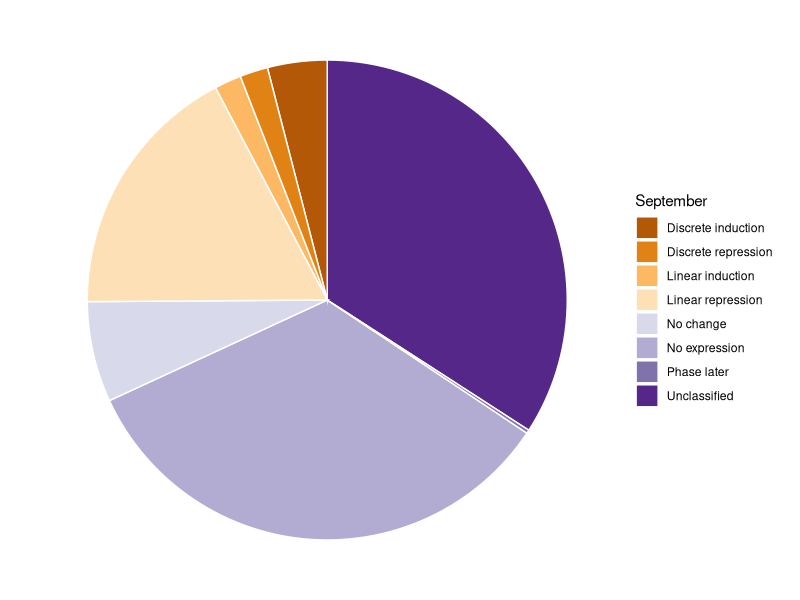
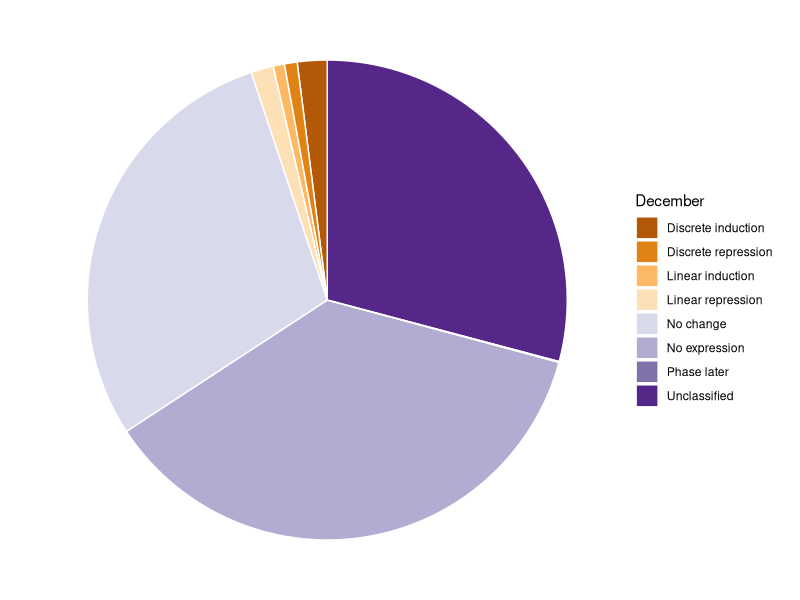
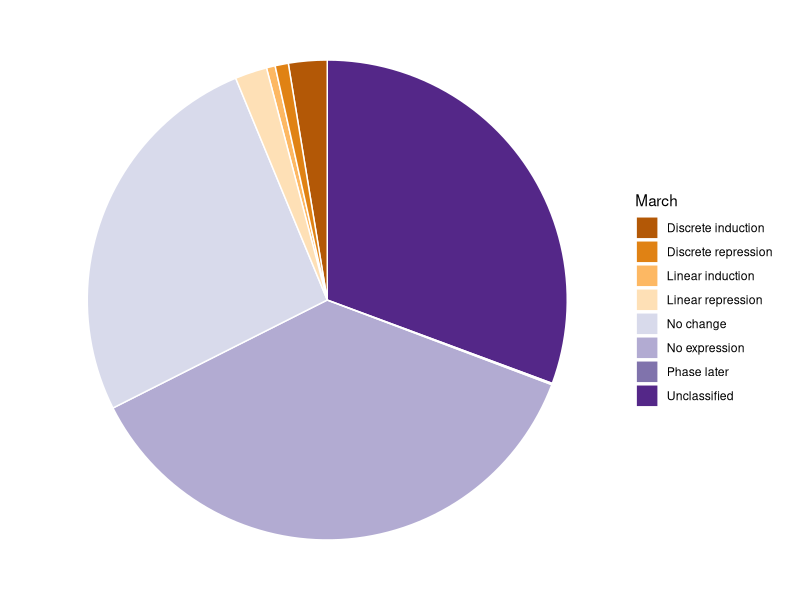
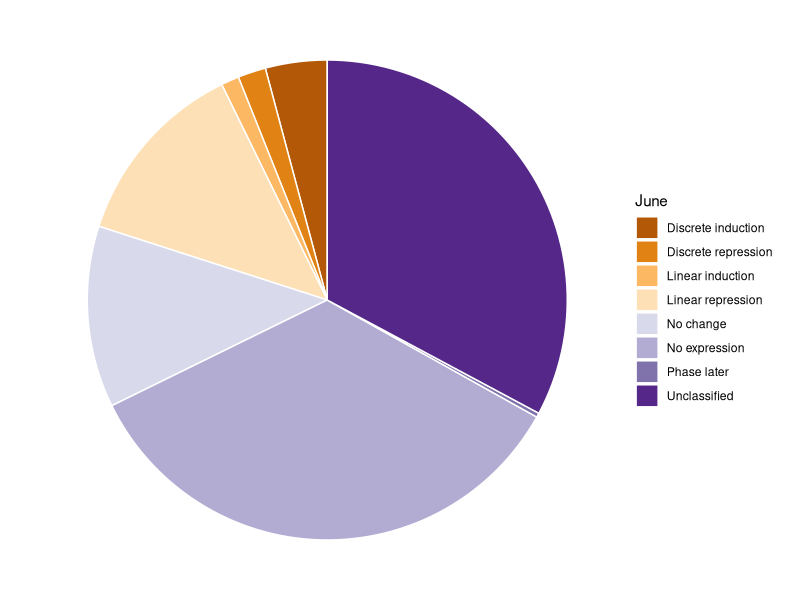

The R source for these figures, in order:
library(ggplot2)
library(readxl)
library(tidyverse)

classes <- read_tsv("classification_max_with_noise_2024_04_25.txt", col_names = TRUE) 
classes <- as.data.frame(classes)


September_counts <- classes %>%
  count(September) %>%
  group_by(September) 

September_counts

September_counts <- September_counts %>% mutate(September = replace(September, September== "X1", "No expression"))
September_counts <- September_counts %>% mutate(September = replace(September, September== "X2", "No change"))
September_counts <- September_counts %>% mutate(September = replace(September, September== "X3", "Cyclic induction"))
September_counts <- September_counts %>% mutate(September = replace(September, September== "X4", "Cyclic repression"))
September_counts <- September_counts %>% mutate(September = replace(September, September== "X5", "Linear induction"))
September_counts <- September_counts %>% mutate(September = replace(September, September== "X6", "Linear repression"))
September_counts <- September_counts %>% mutate(September = replace(September, September== "X7", "Phase later"))
September_counts <- September_counts %>% mutate(September = replace(September, September== "X8", "Discrete induction"))
September_counts <- September_counts %>% mutate(September = replace(September, September== "X9", "Discrete repression"))
September_counts <- September_counts %>% mutate(September = replace(September, September== "X10","Unclassified"))

September_counts

September_pie <- ggplot(September_counts, aes(x="", y=n, fill=September)) +
  geom_bar(stat="identity", width=1, color="white") +
  coord_polar("y", start=0) +
  scale_fill_brewer(palette="PuOr")+
  theme_void() # remove background, grid, numeric labels


ggsave(plot=September_pie, "FigureSupp_September_pie_250122.pdf", width = 210, height = 297, units = "mm", dpi = "retina")



December_counts <- classes %>%
  count(December) %>%
  group_by(December) 


December_counts <- December_counts %>% mutate(December = replace(December, December== "X1", "No expression"))
December_counts <- December_counts %>% mutate(December = replace(December, December== "X2", "No change"))
December_counts <- December_counts %>% mutate(December = replace(December, December== "X3", "Cyclic induction"))
December_counts <- December_counts %>% mutate(December = replace(December, December== "X4", "Cyclic repression"))
December_counts <- December_counts %>% mutate(December = replace(December, December== "X5", "Linear induction"))
December_counts <- December_counts %>% mutate(December = replace(December, December== "X6", "Linear repression"))
December_counts <- December_counts %>% mutate(December = replace(December, December== "X7", "Phase later"))
December_counts <- December_counts %>% mutate(December = replace(December, December== "X8", "Discrete induction"))
December_counts <- December_counts %>% mutate(December = replace(December, December== "X9", "Discrete repression"))
December_counts <- December_counts %>% mutate(December = replace(December, December== "X10", "Unclassified"))

December_counts

December_pie <- ggplot(December_counts, aes(x="", y=n, fill=December)) +
  geom_bar(stat="identity", width=1, color="white") +
  coord_polar("y", start=0) +
  scale_fill_brewer(palette="PuOr")+
  theme_void() # remove background, grid, numeric labels


ggsave(plot=December_pie, "FigureSupp_December_pie_250122.pdf", width = 210, height = 297, units = "mm", dpi = "retina")


March_counts <- classes %>%
  count(March) %>%
  group_by(March) 

March_counts <- March_counts %>% mutate(March = replace(March, March== "X1", "No expression"))
March_counts <- March_counts %>% mutate(March = replace(March, March== "X2", "No change"))
March_counts <- March_counts %>% mutate(March = replace(March, March== "X3", "Cyclic induction"))
March_counts <- March_counts %>% mutate(March = replace(March, March== "X4", "Cyclic repression"))
March_counts <- March_counts %>% mutate(March = replace(March, March== "X5", "Linear induction"))
March_counts <- March_counts %>% mutate(March = replace(March, March== "X6", "Linear repression"))
March_counts <- March_counts %>% mutate(March = replace(March, March== "X7", "Phase later"))
March_counts <- March_counts %>% mutate(March = replace(March, March== "X8", "Discrete induction"))
March_counts <- March_counts %>% mutate(March = replace(March, March== "X9", "Discrete repression"))
March_counts <- March_counts %>% mutate(March = replace(March, March== "X10", "Unclassified"))

March_counts

March_pie <- ggplot(March_counts, aes(x="", y=n, fill=March)) +
  geom_bar(stat="identity", width=1, color="white") +
  coord_polar("y", start=0) +
  scale_fill_brewer(palette="PuOr")+
  theme_void() # remove background, grid, numeric labels

ggsave(plot=March_pie, "FigureSupp_March_pie_250122.pdf", width = 210, height = 297, units = "mm", dpi = "retina")


Classes_June <- classes


Classes_June <- Classes_June %>% mutate(June = replace(June, June== "X1", "No expression"))
Classes_June <- Classes_June %>% mutate(June = replace(June, June== "X2", "No change"))
Classes_June <- Classes_June %>% mutate(June = replace(June, June== "X3", "Unclassified"))
Classes_June <- Classes_June %>% mutate(June = replace(June, June== "X4", "Unclassified"))
Classes_June <- Classes_June %>% mutate(June = replace(June, June== "X5", "Linear induction"))
Classes_June <- Classes_June %>% mutate(June = replace(June, June== "X6", "Linear repression"))
Classes_June <- Classes_June %>% mutate(June = replace(June, June== "X7", "Phase later"))
Classes_June <- Classes_June %>% mutate(June = replace(June, June== "X8", "Discrete induction"))
Classes_June <- Classes_June %>% mutate(June = replace(June, June== "X9", "Discrete repression"))
Classes_June <- Classes_June %>% mutate(June = replace(June, June== "X10", "Unclassified"))


June_counts <-Classes_June %>%
  count(June) %>%
  group_by(June) 
June_counts

#June_counts <- June_counts %>% mutate(June = replace(June, June== "X1", "No expression"))
#June_counts <- June_counts %>% mutate(June = replace(June, June== "X2", "No change"))
#June_counts <- June_counts %>% mutate(June = replace(June, June== "X3", "Cyclic Induction"))
#June_counts <- June_counts %>% mutate(June = replace(June, June== "X4", "Cyclic repression"))
#June_counts <- June_counts %>% mutate(June = replace(June, June== "X5", "Linear induction"))
#June_counts <- June_counts %>% mutate(June = replace(June, June== "X6", "Linear repression"))
#June_counts <- June_counts %>% mutate(June = replace(June, June== "X7", "Phase later"))
#June_counts <- June_counts %>% mutate(June = replace(June, June== "X8", "Discrete induction"))
#June_counts <- June_counts %>% mutate(June = replace(June, June== "X9", "Discrete repression"))
#June_counts <- June_counts %>% mutate(June = replace(June, June== "X10", "Unclassified"))


June_pie <- ggplot(June_counts, aes(x="", y=n, fill=June)) +
  geom_bar(stat="identity", width=1, color="white") +
  coord_polar("y", start=0) +
  scale_fill_brewer(palette="PuOr")+
  theme_void()

ggsave(plot=June_pie, "FigureSupp_June_pie_250122.pdf", width = 210, height = 297, units = "mm", dpi = "retina")

#ggtitle("June") +
  #theme(plot.title = element_text(hjust = 0.5)) +
  #theme_void() # remove background, grid, numeric labels
dev.off()
